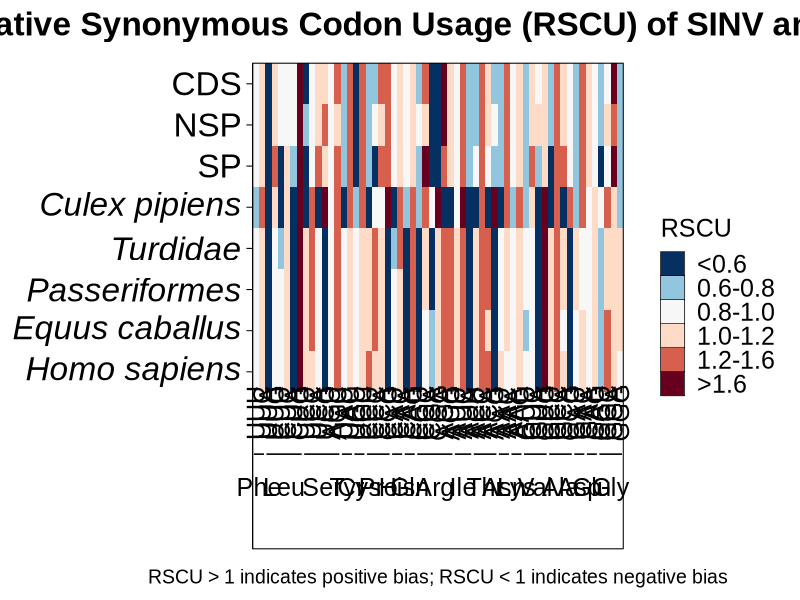

Source code (R):
# ============================================================
# 06d_rscu_heatmap.R
# Purpose: Generate a single RSCU heatmap for SINV and five hosts.
#          Groups codons by amino acid with bracket lines.
#          Enlarged fonts, centered text, added title.
# Input:
#   results/tables/RSCU/RSCU.csv
# Output:
#   results/figures/RSCU_heatmap.pdf
# ============================================================

set.seed(12345)

suppressPackageStartupMessages({
  library(here); library(dplyr); library(tidyr)
  library(readr); library(ggplot2)
})

PT <- 0.352778

# ---------- 1. Read RSCU table ----------
rscu <- read_csv(here("results","tables","RSCU","RSCU.csv"),
                 show_col_types = FALSE,
                 col_types = cols(.default = col_character()))
num_cols <- setdiff(names(rscu), c("AA","Codon"))
rscu[num_cols] <- lapply(rscu[num_cols], as.numeric)

rscu59 <- rscu %>% filter(!Codon %in% c("AUG","UGG"))

# ---------- 2. Datasets ----------
data_cols <- c("Complete","NSP","SP",
               "Culex pipiens","Turdidae","Passeriformes",
               "Equus caballus","Homo sapiens")
dataset_levels <- rev(data_cols)

# ---------- 3. Setup codon order & index ----------
rscu59 <- rscu59 %>%
  mutate(Codon = factor(Codon, levels = Codon)) %>%
  arrange(Codon) %>%
  mutate(CodonIdx = row_number())

# ---------- 4. Long format ----------
long <- rscu59 %>%
  select(Codon, CodonIdx, all_of(data_cols)) %>%
  pivot_longer(cols = all_of(data_cols), names_to = "Dataset", values_to = "RSCU")
long$Dataset <- factor(long$Dataset, levels = dataset_levels)

# ---------- 5. Discretized colour scale ----------
long <- long %>%
  mutate(RSCU_cut = cut(RSCU,
                        breaks = c(-Inf, 0.6, 0.8, 1.0, 1.2, 1.6, Inf),
                        labels = c("<0.6","0.6-0.8","0.8-1.0","1.0-1.2","1.2-1.6",">1.6"),
                        right = FALSE))
fill_colors <- c("<0.6"="#053061","0.6-0.8"="#92C5DE","0.8-1.0"="#F7F7F7",
                 "1.0-1.2"="#FDDBC7","1.2-1.6"="#D6604D",">1.6"="#67001F")

# ---------- 6. Bracket bars for amino acids ----------
gap <- 0.2
aa_bars <- rscu59 %>% 
  group_by(AA) %>%
  summarise(start = min(CodonIdx) - 0.5 + gap,
            end   = max(CodonIdx) + 0.5 - gap,
            mid   = mean(CodonIdx), .groups = "drop")

# ---------- 7. Y-axis labels ----------
dataset_labels <- c(
  "Complete"          = "CDS",
  "NSP"               = "NSP",
  "SP"                = "SP",
  "Culex pipiens"     = expression(italic("Culex pipiens")),
  "Turdidae"          = expression(italic("Turdidae")),
  "Passeriformes"     = expression(italic("Passeriformes")),
  "Equus caballus"    = expression(italic("Equus caballus")),
  "Homo sapiens"      = expression(italic("Homo sapiens"))
)

# ---------- 8. Plot ----------
n_ds <- length(data_cols)
y_codon   <- 0
y_aa_bar  <- -1.0
y_aa_text <- -1.8

p <- ggplot(long, aes(x = CodonIdx, y = Dataset, fill = RSCU_cut)) +
  geom_tile(color = NA) +
  scale_fill_manual(values = fill_colors, name = "RSCU", drop = FALSE) +
  
  geom_text(data = rscu59, aes(x = CodonIdx, y = y_codon, label = Codon),
            inherit.aes = FALSE, size = 18/2.845, angle = 90, family = "Arial",
            color = "black", vjust = 0.5, hjust = 0.5) +
            
  geom_segment(data = aa_bars,
               aes(x = start, xend = end, y = y_aa_bar, yend = y_aa_bar),
               inherit.aes = FALSE, linewidth = 1.5 * PT, color = "black") +
               
  geom_text(data = aa_bars,
            aes(x = mid, y = y_aa_text, label = AA),
            inherit.aes = FALSE, size = 18/2.845,
            fontface = "plain", family = "Arial", color = "black") +

  scale_x_continuous(expand = c(0, 0), breaks = NULL) +
  scale_y_discrete(expand = c(0, 0), labels = dataset_labels) +
  coord_cartesian(ylim = c(y_aa_text - 1.5, n_ds + 0.5), clip = "off") +
  
  labs(x = NULL, y = NULL, 
       title = "Relative Synonymous Codon Usage (RSCU) of SINV and Hosts",
       caption = "RSCU > 1 indicates positive bias; RSCU < 1 indicates negative bias") +
       
  theme_bw(base_size = 18, base_family = "Arial") +
  theme(
    text          = element_text(family = "Arial", size = 18, color = "black", hjust = 0.5),
    axis.text.y   = element_text(family = "Arial", size = 24, color = "black"),
    axis.text.x   = element_blank(),
    plot.title    = element_text(family = "Arial", size = 24, face = "bold", hjust = 0.5, margin = margin(b = 15)),
    plot.caption  = element_text(family = "Arial", size = 14, hjust = 0.5, margin = margin(t = 15)),
    axis.ticks.x  = element_blank(),
    axis.ticks.y  = element_line(color = "black", linewidth = 1 * PT),
    axis.line     = element_line(color = "black", linewidth = 1 * PT),
    panel.border  = element_rect(color = "black", fill = NA, linewidth = 1 * PT),
    panel.grid    = element_blank(),
    legend.title  = element_text(size = 18),
    legend.text   = element_text(size = 18),
    legend.key    = element_rect(color = "black", linewidth = 0.75 * PT),
    legend.position = "right"
  )

# ---------- 9. Export ----------
out_dir <- here("results","figures")
dir.create(out_dir, recursive = TRUE, showWarnings = FALSE)

ggsave(here(out_dir, "RSCU_heatmap.pdf"),
       p, width = 28, height = 10, device = cairo_pdf)

cat("\n===== RSCU heatmap completed =====\n")
cat("Output: results/figures/RSCU_heatmap.pdf\n")
